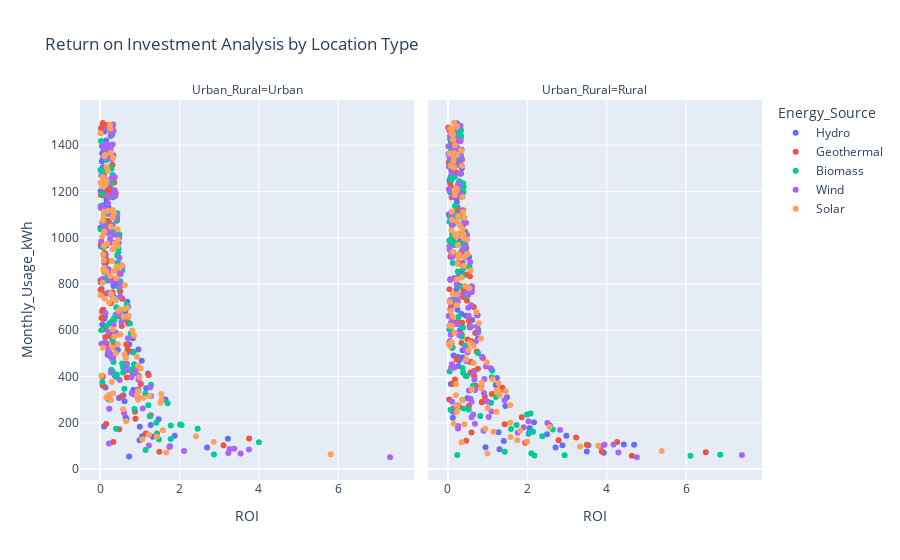

Notebook code cell kept with this figure:
### Markdown cell above
### Cost-Benefit Analysis

### Code cell
df['ROI'] = (df['Cost_Savings_USD'] / df['Monthly_Usage_kWh']).round(3)

fig7 = px.scatter(df, 
                 x='ROI', 
                 y='Monthly_Usage_kWh',
                 color='Energy_Source',
                 facet_col='Urban_Rural',
                 title='Return on Investment Analysis by Location Type')
fig7.show()
